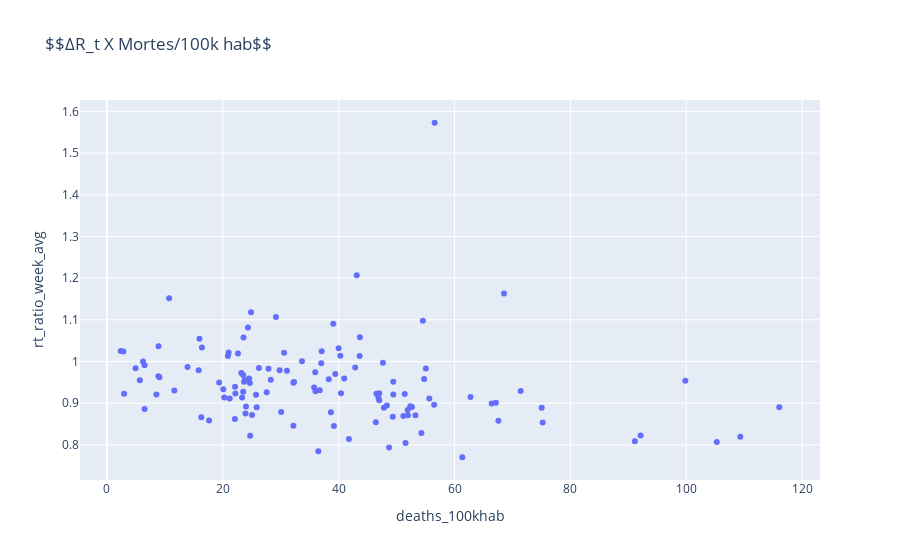

Notebook code for this chart:
### Markdown cell above
### Visualização da relação do Rt com outras variáveis

### Code cell
# Gráfico de Dispersão entre variáveis
## Usar para análise exploratória
x = 'deaths_100khab' #Alterar essa linha
y = 'rt_ratio_week_avg' #Alterar essa linha
z = dfexib.sort_values(x)

fig = go.Figure()
fig.add_trace(
    go.Scatter(x=list(z[x]), y=list(z[y]),
               mode='markers',text=z['city_name']))


fig.layout.xaxis.update({'title': x})
fig.layout.yaxis.update({'title': 'rt_ratio_week_avg'})
fig.update_layout(title= '$$ΔR_t X Mortes/100k hab$$')
fig.show()

### Figure 1 — Plotly figure (JSON) as saved in the notebook; plotly's stock layout.template omitted (floating-point values rounded to 4 significant figures)
{"data": [{"mode": "markers", "text": ["Belo Horizonte", "Curitiba", "Porto Alegre", "Goiânia", "Ribeirão Preto", "São José dos Campos", "Brasília", "Juiz de Fora", "Sorocaba", "Campinas", "Piracicaba", "Campos dos Goytacazes", "Campina Grande", "Caruaru", "Volta Redonda", "Teresina", "Macaé", "Aracaju", "Natal", "Petrópolis", "Praia Grande", "Mauá", "Teresópolis", "Salvador", "Jundiaí", "Embu das Artes", "Angra dos Reis", "São Gonçalo", "Ilhéus", "João Pessoa", "Carapicuíba", "Itapecerica da Serra", "Santo André", "Suzano", "Maricá", "Cotia", "Diadema", "São João de Meriti", "Itaquaquecetuba", "Guarujá", "Mossoró", "Mogi das Cruzes", "Niterói", "São Vicente", "Belford Roxo", "Ferraz de Vasconcelos", "Nilópolis", "Taboão da Serra", "São José de Ribamar", "São Bernardo do Campo", "Guarulhos", "São Caetano do Sul", "Boa Vista", "Nova Iguaçu", "Vila Velha", "Franco da Rocha", "Macapá", "Duque de Caxias", "Porto Velho", "Bragança", "Itapevi", "Cubatão", "Paço do Lumiar", "Marituba", "Vitória", "Maceió", "Rio Branco", "Cariacica", "Marabá", "Itaboraí", "Mesquita", "Serra", "Magé", "São Paulo", "Caieiras", "Caucaia", "Parauapebas", "Itaguaí", "Abaetetuba", "Santos", "Santarém", "Cametá", "Maranguape", "Olinda", "Igarassu", "Abreu e Lima", "Goiana", "Ipojuca", "Imperatriz", "Itapipoca", "Itacoatiara", "Camaragibe", "Paulista", "Vitória de Santo Antão", "Osasco", "Pacatuba", "Tucuruí", "Jaboatão dos Guararapes", "São Luís", "Parintins", "Cabo de Santo Agostinho", "Barueri", "Ananindeua", "Barcarena", "São Lourenço da Mata", "Capanema", "Santa Rita", "Sobral", "Paragominas", "Breves", "Castanhal", "Rio de Janeiro", "Maracanaú", "Manaus", "Benevides", "Laranjal do Jari", "Recife", "Coari", "Tabatinga", "Fortaleza", "Curuçá", "Tefé", "Belém", "Manacapuru"], "type": "scatter", "x": [2.388, 2.845, 2.965, 4.947, 5.688, 6.233, 6.5, 6.504, 8.537, 8.887, 8.908, 9.063, 10.74, 11.63, 13.92, 15.84, 15.97, 16.29, 16.4, 17.64, 19.38, 20.09, 20.26, 20.89, 21.0, 21.19, 22.08, 22.12, 22.18, 22.62, 23.2, 23.34, 23.51, 23.52, 23.57, 23.67, 23.83, 23.92, 24.0, 24.34, 24.55, 24.67, 24.73, 24.88, 25.05, 25.74, 25.85, 26.24, 27.58, 27.89, 28.28, 29.17, 29.81, 30.08, 30.58, 31.07, 32.19, 32.19, 32.29, 33.68, 35.76, 35.96, 36.01, 36.5, 36.73, 37.0, 37.07, 38.29, 38.66, 39.07, 39.18, 39.42, 39.99, 40.3, 40.41, 40.95, 41.77, 42.85, 43.12, 43.62, 43.67, 46.41, 46.52, 46.88, 47.0, 47.0, 47.64, 47.82, 48.32, 48.7, 49.34, 49.42, 49.43, 51.17, 51.4, 51.54, 51.91, 51.97, 52.36, 52.51, 52.64, 53.25, 54.28, 54.54, 54.76, 55.05, 55.64, 56.48, 56.56, 61.34, 62.75, 66.41, 67.14, 67.57, 68.54, 71.41, 75.04, 75.21, 91.12, 92.12, 99.84, 105.3, 109.3, 116.0], "y": [1.025, 1.024, 0.9229, 0.9836, 0.9552, 1, 0.9913, 0.8858, 0.9209, 0.9644, 1.036, 0.962, 1.152, 0.9304, 0.9866, 0.9791, 1.054, 0.8663, 1.033, 0.8587, 0.9498, 0.9337, 0.9137, 1.013, 1.021, 0.9115, 0.8618, 0.9391, 0.9232, 1.019, 0.9726, 0.9135, 0.9677, 0.9275, 1.058, 0.9514, 0.9556, 0.8755, 0.8919, 1.082, 0.9593, 0.9487, 0.822, 1.118, 0.8719, 0.92, 0.8902, 0.9845, 0.9262, 0.9824, 0.9563, 1.107, 0.9788, 0.879, 1.021, 0.9778, 0.9493, 0.8456, 0.9507, 1.001, 0.9376, 0.9741, 0.9288, 0.7849, 0.9308, 0.9961, 1.025, 0.9571, 0.8783, 1.091, 0.8453, 0.9702, 1.032, 1.014, 0.924, 0.9593, 0.8141, 0.9859, 1.207, 1.013, 1.058, 0.8543, 0.9229, 0.9123, 0.9237, 0.9072, 0.9971, 0.8893, 0.8943, 0.7935, 0.8672, 0.9514, 0.921, 0.8693, 0.9218, 0.8044, 0.8835, 0.8711, 0.8927, 0.8916, 0.8907, 0.8711, 0.8284, 1.098, 0.9583, 0.9829, 0.9112, 0.8963, 1.573, 0.7703, 0.9151, 0.8995, 0.9011, 0.8581, 1.163, 0.9295, 0.8891, 0.8534, 0.8087, 0.8227, 0.9539, 0.807, 0.8193, 0.8905]}], "layout": {"title": {"text": "$$ΔR_t X Mortes/100k hab$$"}, "xaxis": {"title": {"text": "deaths_100khab"}}, "yaxis": {"title": {"text": "rt_ratio_week_avg"}}}}
